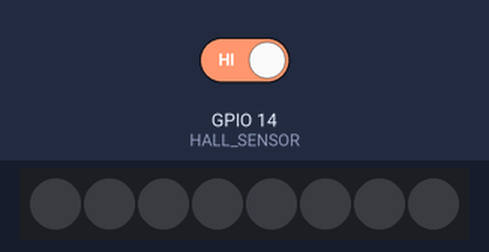
Simulated run of this sketch. Board: ESP32. On the bench: 8 RGB LEDs in strip order, left to right. Inputs (shaded band) come from the test bench; at power-on: GPIO 14 (HALL_SENSOR) HIGH. Dim RGB values are drawn brighter than linear; WiFi joins after 1.5 s; servers stay silent unless stated; the local clock reads 2024-03-15 10:24:30 at power-on unless the sketch sets it.

Above: at 3.0 s.
3.1 s: GPIO 14 (HALL_SENSOR) driven LOW
At 5.71 s:
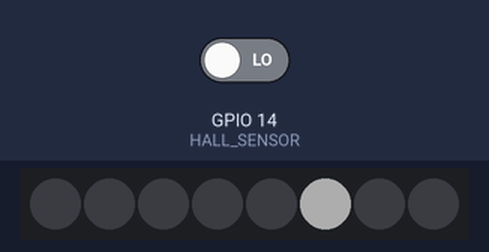
At 9.02 s:
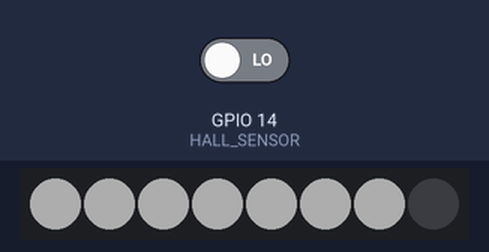
Timing chart, 0 to 12.1 s (numbered marks = the images above; inputs shaded):
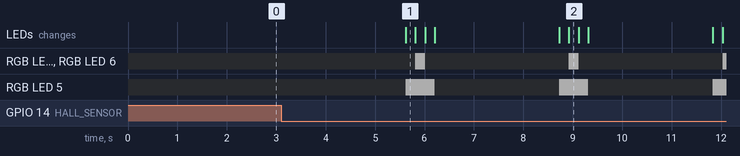

Measured:
- after the input at 3.1 s, RGB LED 0–4, RGB LED 6: alternates RGB(50, 50, 50) for 0.19 s and off for 2.9 s, starting after 2.7 s; RGB LED 5: alternates RGB(50, 50, 50) for 0.58 s and off for 2.5 s, starting after 2.5 s; the LEDs: change after 2.5 s (image 1)

The sketch:

sketch_POV-fan-display.ino
```cpp
// ========== Blynk Credentials ==========
#define BLYNK_TEMPLATE_ID "[TEMPLATE ID]"
#define BLYNK_TEMPLATE_NAME "[TEMPLATE NAME]"
#define BLYNK_AUTH_TOKEN "[AUTH TOKEN]"

// ========== Libraries ==========
#include <Adafruit_NeoPixel.h>
#include <WiFi.h>
#include <BlynkSimpleEsp32.h>
#include <TimeLib.h>
#include <WidgetRTC.h>

// ========== Hardware Configuration ==========
#define LED_PIN       13
#define NUM_LEDS      8
#define HALL_SENSOR   14
#define TOTAL_COLUMNS 16

Adafruit_NeoPixel strip(NUM_LEDS, LED_PIN, NEO_GRB + NEO_KHZ800);

// ========== WiFi Credentials ==========
const char* ssid = "realme GT Master Edition";
const char* password = "password";

// ========== Blynk Virtual Pins ==========
#define VPIN_BRIGHTNESS V1
#define VPIN_COLOR      V2
#define VPIN_MODE       V3
#define VPIN_CLOCK_MODE V4
#define VPIN_WEATHER_DESC V5
#define VPIN_WEATHER_TEMP V6
#define VPIN_CUSTOM_TEXT V7

// ========== Global State ==========
WidgetRTC blynkRtc;
char message[30] = "TIME: 00:00";  // Current display text
char weatherDesc[20] = "Sunny";
char temperature[10] = "28C";
char customText[30] = "HELLO";
int mode = 0;  // 0 = Clock, 1 = Weather, 2 = Custom
uint32_t textColor = Adafruit_NeoPixel::Color(255, 255, 255);
uint8_t brightness = 50;

volatile unsigned long lastPulse = 0, currentPulse = 0;
volatile float rotationTime = 0;
volatile bool newRotation = false;

unsigned long prevColumnTime = 0;
int columnIndex = 0;

// ====== Basic Font: 5x7 for A–Z and 0–9 ======
const uint8_t font[][5] = {
  {0x7C, 0x12, 0x11, 0x12, 0x7C}, // A
  {0x7F, 0x49, 0x49, 0x49, 0x36}, // B
  {0x3E, 0x41, 0x41, 0x41, 0x22}, // C
  {0x7F, 0x41, 0x41, 0x22, 0x1C}, // D
  {0x7F, 0x49, 0x49, 0x49, 0x41}, // E
  {0x7F, 0x09, 0x09, 0x09, 0x01}, // F
  {0x3E, 0x41, 0x49, 0x49, 0x7A}, // G
  {0x7F, 0x08, 0x08, 0x08, 0x7F}, // H
  {0x00, 0x41, 0x7F, 0x41, 0x00}, // I
  {0x20, 0x40, 0x41, 0x3F, 0x01}, // J
  {0x7F, 0x08, 0x14, 0x22, 0x41}, // K
  {0x7F, 0x40, 0x40, 0x40, 0x40}, // L
  {0x7F, 0x02, 0x0C, 0x02, 0x7F}, // M
  {0x7F, 0x04, 0x08, 0x10, 0x7F}, // N
  {0x3E, 0x41, 0x41, 0x41, 0x3E}, // O
  {0x7F, 0x09, 0x09, 0x09, 0x06}, // P
  {0x3E, 0x41, 0x51, 0x21, 0x5E}, // Q
  {0x7F, 0x09, 0x19, 0x29, 0x46}, // R
  {0x46, 0x49, 0x49, 0x49, 0x31}, // S
  {0x01, 0x01, 0x7F, 0x01, 0x01}, // T
  {0x3F, 0x40, 0x40, 0x40, 0x3F}, // U
  {0x1F, 0x20, 0x40, 0x20, 0x1F}, // V
  {0x3F, 0x40, 0x38, 0x40, 0x3F}, // W
  {0x63, 0x14, 0x08, 0x14, 0x63}, // X
  {0x07, 0x08, 0x70, 0x08, 0x07}, // Y
  {0x61, 0x51, 0x49, 0x45, 0x43}, // Z
  {0x1C, 0x22, 0x49, 0x52, 0x1C}, // 0
  {0x00, 0x20, 0x7F, 0x20, 0x00}, // 1
  {0x62, 0x51, 0x49, 0x45, 0x42}, // 2
  {0x42, 0x41, 0x49, 0x55, 0x22}, // 3
  {0x0C, 0x14, 0x24, 0x7F, 0x04}, // 4
  {0x4F, 0x49, 0x49, 0x49, 0x31}, // 5
  {0x1E, 0x29, 0x49, 0x49, 0x06}, // 6
  {0x40, 0x47, 0x48, 0x50, 0x60}, // 7
  {0x36, 0x49, 0x49, 0x49, 0x36}, // 8
  {0x30, 0x49, 0x49, 0x4A, 0x3C}  // 9
};

// ========== Interrupt Handler ==========
void IRAM_ATTR hallSensorTrigger() {
  lastPulse = currentPulse;
  currentPulse = micros();
  rotationTime = currentPulse - lastPulse;
  columnIndex = 0;
  newRotation = true;
}

// ========== Setup ==========
void setup() {
  Serial.begin(115200);
  strip.begin();
  strip.setBrightness(brightness);
  strip.show();

  pinMode(HALL_SENSOR, INPUT_PULLUP);
  attachInterrupt(digitalPinToInterrupt(HALL_SENSOR), hallSensorTrigger, FALLING);

  WiFi.begin(ssid, password);
  Blynk.begin(BLYNK_AUTH_TOKEN, ssid, password);
  blynkRtc.begin();
}

// ========== Main Loop ==========
void loop() {
  Blynk.run();

  if (rotationTime > 0) {
    float interval = rotationTime / TOTAL_COLUMNS;
    unsigned long currentTime = micros();

    if (currentTime - prevColumnTime >= interval) {
      prevColumnTime = currentTime;

      switch (mode) {
        case 0: updateTime(); break;
        case 1: snprintf(message, sizeof(message), "%s %s", weatherDesc, temperature); break;
        case 2: strncpy(message, customText, sizeof(message)); break;
      }

      displayColumn(message, columnIndex);
      columnIndex++;
      if (columnIndex >= TOTAL_COLUMNS) columnIndex = 0;
    }
  }
}

// ========== Display a Column ==========
void displayColumn(const char* text, int colIndex) {
  strip.clear();
  int textLen = strlen(text);
  int totalCols = textLen * 6 - 1;  // 5 cols + 1 spacing

  int offset = colIndex - (TOTAL_COLUMNS - totalCols) / 2;  // Centering (commented out)
  // int offset = colIndex;  // Uncentered for testing

  for (int i = 0; i < textLen; i++) {
    char c = text[i];
    int fontIndex = -1;
    if (c >= 'A' && c <= 'Z') fontIndex = c - 'A';
    else if (c >= '0' && c <= '9') fontIndex = c - '0' + 26;

    if (fontIndex >= 0) {
      for (int col = 0; col < 5; col++) {
        int displayCol = i * 6 + col;
        if (displayCol == offset) {
          for (int row = 0; row < 7; row++) {
            if (font[fontIndex][col] & (1 << row)) {
              int ledIndex = row * NUM_LEDS / 7;
              strip.setPixelColor(ledIndex, textColor);
            }
          }
        }
      }
    }
  }
  strip.show();
}

// ========== Update Time ==========
void updateTime() {
  if (year() > 2020) {
    sprintf(message, "TIME: %02d:%02d", hour(), minute());
    Blynk.virtualWrite(VPIN_CLOCK_MODE, message);
  }
}

// ========== Blynk Handlers ==========
BLYNK_WRITE(VPIN_BRIGHTNESS) {
  brightness = param.asInt();
  strip.setBrightness(brightness);
}

BLYNK_WRITE(VPIN_COLOR) {
  int r = param[0].asInt();
  int g = param[1].asInt();
  int b = param[2].asInt();
  textColor = strip.Color(r, g, b);
}

BLYNK_WRITE(VPIN_MODE) {
  mode = param.asInt();  // 0 = Clock, 1 = Weather, 2 = Custom
}

BLYNK_WRITE(VPIN_WEATHER_DESC) {
  strncpy(weatherDesc, param.asStr(), sizeof(weatherDesc));
}

BLYNK_WRITE(VPIN_WEATHER_TEMP) {
  strncpy(temperature, param.asStr(), sizeof(temperature));
}

BLYNK_WRITE(VPIN_CUSTOM_TEXT) {
  strncpy(customText, param.asStr(), sizeof(customText));
}
```
